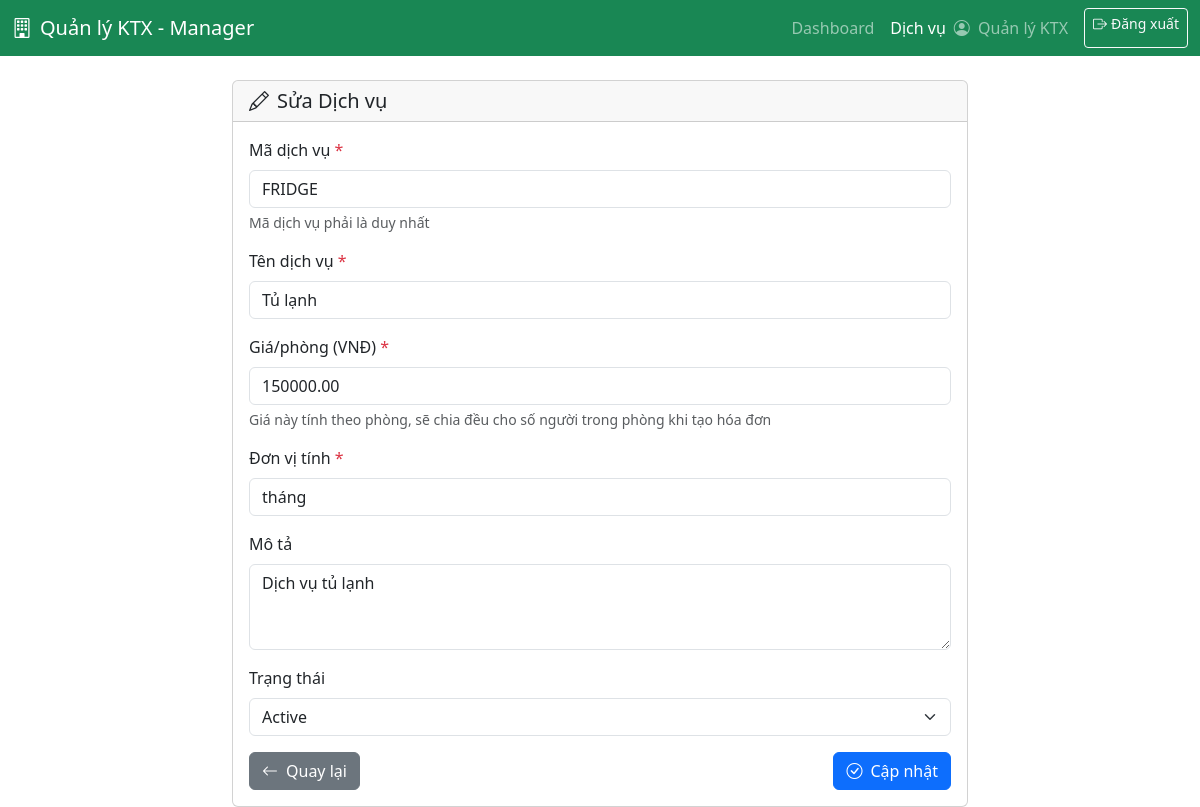
The page /views/manager/services/edit_service.php?id=3 (signed in) on the database its author committed.
### tables this page shows
CREATE TABLE services (
    id INT AUTO_INCREMENT PRIMARY KEY,
    service_code VARCHAR(20) UNIQUE NOT NULL COMMENT 'Mã dịch vụ',
    service_name VARCHAR(100) NOT NULL COMMENT 'Tên dịch vụ: WiFi, máy giặt, tủ lạnh, giặt ủi...',
    description TEXT COMMENT 'Mô tả',
    price DECIMAL(15,2) NOT NULL COMMENT 'Giá dịch vụ/phòng - VNĐ/phòng/tháng',
    unit VARCHAR(20) NOT NULL COMMENT 'Đơn vị: tháng, phòng...',
    status ENUM('active', 'inactive') DEFAULT 'active',
    created_at TIMESTAMP DEFAULT CURRENT_TIMESTAMP,
    updated_at TIMESTAMP DEFAULT CURRENT_TIMESTAMP ON UPDATE CURRENT_TIMESTAMP,
    INDEX idx_service_code (service_code),
    INDEX idx_status (status)
);

### functions/auth.php (called while the page is built, shortened)
<?php
require_once __DIR__ . '/helpers.php';
function getCurrentUser() {
    if (isset($_SESSION['user_id']) && isset($_SESSION['username'])) {
        return [
            'id' => $_SESSION['user_id'],
            'username' => $_SESSION['username'],
            'full_name' => $_SESSION['full_name'] ?? null,
            'role' => $_SESSION['role'] ?? null,
            'email' => $_SESSION['email'] ?? null,
            'phone' => $_SESSION['phone'] ?? null
        ];
    }
    return null;
}
?>

### functions/helpers.php (called while the page is built, shortened)
<?php
function escapeHtml($string) {
    return htmlspecialchars($string, ENT_QUOTES, 'UTF-8');
}
?>

### functions/services.php (called while the page is built, shortened)
<?php
function getServiceById($id) {
    $conn = getDbConnection();
    $service = null;
    $sql = "SELECT * FROM services WHERE id = ? LIMIT 1";
    $stmt = mysqli_prepare($conn, $sql);
    if ($stmt) {
        mysqli_stmt_bind_param($stmt, "i", $id);
        mysqli_stmt_execute($stmt);
        $result = mysqli_stmt_get_result($stmt);
        if ($result && mysqli_num_rows($result) > 0) {
            $service = mysqli_fetch_assoc($result);
        }
    }
    return $service;
}
?>

### views/manager/services/edit_service.php (the view, shortened to what this page needs)
<?php
require_once __DIR__ . '/../../../functions/auth.php';
require_once __DIR__ . '/../../../functions/helpers.php';
require_once __DIR__ . '/../../../functions/services.php';
$currentUser = getCurrentUser();
$id = intval($_GET['id'] ?? 0);
$service = getServiceById($id);
?>
<!DOCTYPE html>
<html lang="vi">
<head>
    <link href="https://cdn.jsdelivr.net/npm/bootstrap@5.3.3/dist/css/bootstrap.min.css" rel="stylesheet">
    <link href="https://cdn.jsdelivr.net/npm/bootstrap-icons@1.11.0/font/bootstrap-icons.css" rel="stylesheet">
</head>
<body>
    <nav class="navbar navbar-expand-lg navbar-dark bg-success">
        <div class="container-fluid">
            <a class="navbar-brand" href="../dashboard.php">
                <i class="bi bi-building me-2"></i>Quản lý KTX - Manager
            </a>
            <div class="navbar-nav ms-auto">
                <a class="nav-link" href="../dashboard.php">Dashboard</a>
                <a class="nav-link active" href="../services.php">Dịch vụ</a>
                <span class="navbar-text me-3">
                    <i class="bi bi-person-circle me-1"></i>
                    <?php echo escapeHtml($currentUser['full_name'] ?? $currentUser['username']); ?>
                </span>
                <a class="btn btn-outline-light btn-sm" href="../../../../handle/logout_process.php">
                    <i class="bi bi-box-arrow-right me-1"></i>Đăng xuất
                </a>
            </div>
        </div>
    </nav>
    <div class="container mt-4">
        <div class="row justify-content-center">
            <div class="col-md-8">
                <div class="card">
                    <div class="card-header">
                        <h5 class="mb-0">
                            <i class="bi bi-pencil me-2"></i>Sửa Dịch vụ
                        </h5>
                    </div>
                    <div class="card-body">
                        <form method="POST" action="../../../../handle/services_process.php">
                            <div class="mb-3">
                                <label for="service_code" class="form-label">
                                    Mã dịch vụ <span class="text-danger">*</span>
                                </label>
                                <input type="text"
                                       class="form-control"
                                       id="service_code"
                                       name="service_code"
                                       value="<?php echo escapeHtml($service['service_code']); ?>"
                                       required
                                       maxlength="20">
                                <div class="form-text">Mã dịch vụ phải là duy nhất</div>
                            </div>
                            <div class="mb-3">
                                <label for="service_name" class="form-label">
                                    Tên dịch vụ <span class="text-danger">*</span>
                                </label>
                                <input type="text"
                                       class="form-control"
                                       id="service_name"
                                       name="service_name"
                                       value="<?php echo escapeHtml($service['service_name']); ?>"
                                       required
                                       maxlength="100">
                            </div>
                            <div class="mb-3">
                                <label for="price" class="form-label">
                                    Giá/phòng (VNĐ) <span class="text-danger">*</span>
                                </label>
                                <input type="number"
                                       class="form-control"
                                       id="price"
                                       name="price"
                                       value="<?php echo escapeHtml($service['price']); ?>"
                                       step="0.01"
                                       min="0.01"
                                       required>
                                <div class="form-text">Giá này tính theo phòng, sẽ chia đều cho số người trong phòng khi tạo hóa đơn</div>
                            </div>
                            <div class="mb-3">
                                <label for="unit" class="form-label">
                                    Đơn vị tính <span class="text-danger">*</span>
                                </label>
                                <input type="text"
                                       class="form-control"
                                       id="unit"
                                       name="unit"
                                       value="<?php echo escapeHtml($service['unit']); ?>"
                                       required>
                            </div>
                            <div class="mb-3">
                                <label for="description" class="form-label">Mô tả</label>
                                <textarea class="form-control"
                                          id="description"
                                          name="description"
                                          rows="3"><?php echo escapeHtml($service['description'] ?? ''); ?></textarea>
                            </div>
                            <div class="mb-3">
                                <label for="status" class="form-label">Trạng thái</label>
                                <select class="form-select" id="status" name="status">
                                    <option value="active" <?php echo ($service['status'] == 'active') ? 'selected' : ''; ?>>Active</option>
                                </select>
                            </div>
                            <div class="d-flex justify-content-between">
                                <a href="../services.php" class="btn btn-secondary">
                                    <i class="bi bi-arrow-left me-2"></i>Quay lại
                                </a>
                                <button type="submit" class="btn btn-primary">
                                    <i class="bi bi-check-circle me-2"></i>Cập nhật
                                </button>
                            </div>
                        </form>
                    </div>
                </div>
            </div>
        </div>
    </div>
</body>
</html>

### rows shown on the page
services: service_code "FRIDGE", service_name "Tủ lạnh", price "150000.00", unit "tháng", description "Dịch vụ tủ lạnh", status "Active"

### other values the page prints
escapeHtml($currentUser['full_name'] ?? $currentUser['username']) "Quản lý KTX"
